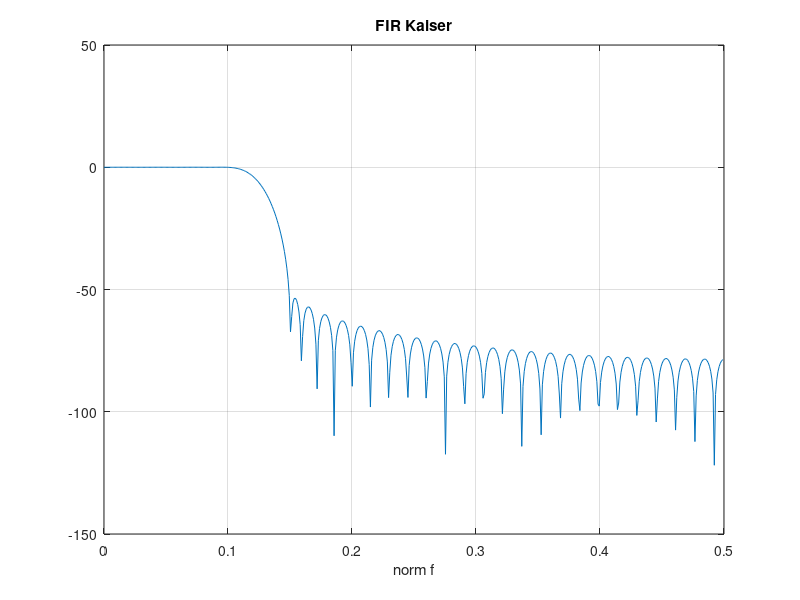

Here is the MATLAB script that generated this plot:
% КИХ + Кайзер
% β: переходная полоса vs подавление

beta = 5; fc = 0.25;
Nt = 64;
bK = fir1(Nt, fc, kaiser(Nt+1, beta));
[HK, wfK] = freqz(bK, 1, 512);
figure;
plot(wfK/(2*pi), 20*log10(abs(HK)));
title('FIR Kaiser'); xlabel('norm f'); grid on;

%{
@play
{
 "title": "КИХ + Кайзер",
 "groups": [
  {
   "name": "Синтез",
   "controls": [
    {
     "var": "beta",
     "label": "β",
     "min": 1,
     "max": 10,
     "step": 1,
     "default": 5
    },
    {
     "var": "fc",
     "label": "Срез ×fs",
     "min": 0.1,
     "max": 0.45,
     "step": 0.05,
     "default": 0.25
    }
   ]
  }
 ]
}
%}
